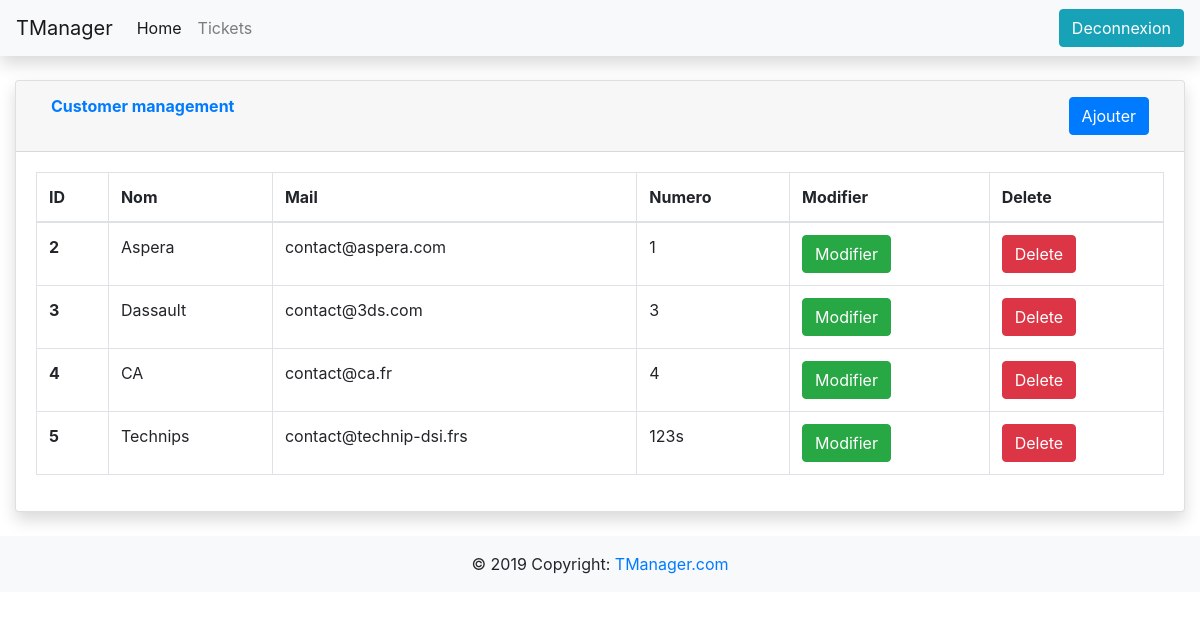
Page /projet_web/gestion_client.php (signed in) on the earlier database version.
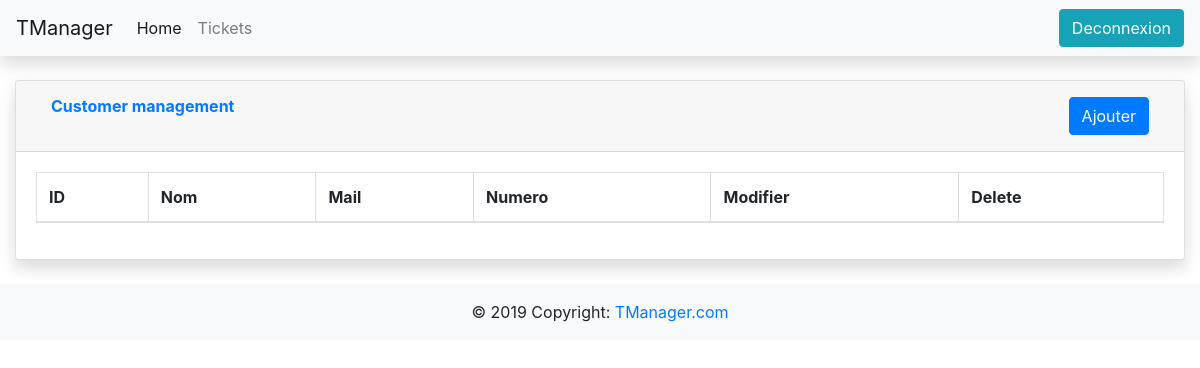
Same page on the later database version.
### tables this page shows
CREATE TABLE `client` (
  `client_id` int(11) NOT NULL AUTO_INCREMENT,
  `client_nom` varchar(50) NOT NULL DEFAULT '',
  `client_email` varchar(50) NOT NULL DEFAULT '',
  `client_numero` varchar(50) NOT NULL DEFAULT '',
  `client_del` int(11) NOT NULL DEFAULT '0',
  PRIMARY KEY (`client_id`)
);

### projet_web/gestion_client.php (the view, shortened to what this page needs)
<!doctype html>
<html lang="en">
  <head>
    <link rel="stylesheet" href="bs431/css/bootstrap.min.css">
    <link href="vendor/datatables/dataTables.bootstrap4.min.css" rel="stylesheet">
  </head>
  <body>
    <?php include('navbar.php'); ?>
    <?php
      include('connexion_bdd.php');
    ?>
    <div class="container-fluid">
      <div class="card shadow mb-4">
        <div class="card-header py-3">
          <div class="container-fluid">
            <div class="row">
              <div class="col text-left">
                <h6 class="m-0 font-weight-bold text-primary">Customer management</h6>
              </div>
              <div class="col text-right">
                <button type="button" class="btn btn-primary" data-toggle="modal" data-target="#modalAjouterClients">
                  Ajouter
                </button>
              </div>
            </div>
          </div>
        </div>
        <div class="card-body">
          <div class="table-responsive">
            <table class="table table-bordered" id="dataTable" width="100%" cellspacing="0">
              <thead>
                <tr>
                  <th>ID</th>
                  <th>Nom</th>
                  <th>Mail</th>
                  <th>Numero</th>
                  <th>Modifier</th>
                  <th>Delete</th>
                </tr>
              </thead>
              <tbody>
                <?php
                $reponse = $bdd->query('SELECT * FROM client WHERE client_del = 0');
                while ($donnees = $reponse->fetch()){
                ?>
                <tr>
                  <th scope="row"><?php echo $donnees['client_id']; ?></th>
                  <td><?php echo $donnees['client_nom']; ?></td>
                  <td><?php echo $donnees['client_email']; ?></td>
                  <td><?php echo $donnees['client_numero']; ?></td>
                  <td>
                  <form action ="client/modifier_client.php" method="get">
                      <button type="submit" class="btn btn-success">Modifier</button>
                    </form>
                  </td>
                  <td>
                    <form action ="client/delete_client.php" method="get">
                      <button type="submit" class="btn btn-danger" onclick="return confirm('Voulez-vous vraiment suprimer ce client ?');">Delete</button>
                    </form>
                  </td>
                </tr>
                <?php
                }
                ?>
              </tbody>
            </table>
          </div>
        </div>
      </div>
    </div>
    <?php include('footer.php'); ?>
  </body>
</html>

Differences in the rows shown:
removed client: client_id "2", client_nom "Aspera", client_email "contact@aspera.com", client_numero "1"
removed client: client_id "3", client_nom "Dassault", client_email "contact@3ds.com", client_numero "3"
removed client: client_id "4", client_nom "CA", client_email "contact@ca.fr", client_numero "4"
removed client: client_id "5", client_nom "Technips", client_email "contact@technip-dsi.frs", client_numero "123s"
